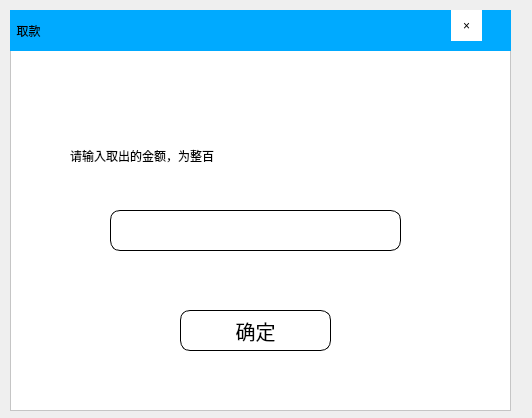
<?xml version="1.0" encoding="UTF-8"?>
<ui version="4.0">
 <class>Qukuan</class>
 <widget class="QDialog" name="Qukuan">
  <property name="geometry">
   <rect>
    <x>0</x>
    <y>0</y>
    <width>532</width>
    <height>418</height>
   </rect>
  </property>
  <property name="windowTitle">
   <string>Dialog</string>
  </property>
  <widget class="QFrame" name="frame">
   <property name="geometry">
    <rect>
     <x>10</x>
     <y>10</y>
     <width>501</width>
     <height>401</height>
    </rect>
   </property>
   <property name="styleSheet">
    <string notr="true">background-color: rgb(255, 255, 255);
</string>
   </property>
   <property name="frameShape">
    <enum>QFrame::StyledPanel</enum>
   </property>
   <property name="frameShadow">
    <enum>QFrame::Raised</enum>
   </property>
   <widget class="QLabel" name="label">
    <property name="geometry">
     <rect>
      <x>0</x>
      <y>0</y>
      <width>501</width>
      <height>41</height>
     </rect>
    </property>
    <property name="styleSheet">
     <string notr="true">background-color: rgb(0, 170, 255);
font: 14pt &quot;黑体&quot;;</string>
    </property>
    <property name="text">
     <string>  取款</string>
    </property>
   </widget>
   <widget class="QToolButton" name="close">
    <property name="geometry">
     <rect>
      <x>441</x>
      <y>0</y>
      <width>31</width>
      <height>31</height>
     </rect>
    </property>
    <property name="styleSheet">
     <string notr="true">border:none</string>
    </property>
    <property name="text">
     <string>×</string>
    </property>
   </widget>
   <widget class="QLineEdit" name="rmb">
    <property name="geometry">
     <rect>
      <x>100</x>
      <y>200</y>
      <width>291</width>
      <height>41</height>
     </rect>
    </property>
    <property name="styleSheet">
     <string notr="true">border-radius:10px;
border:1px solid black;</string>
    </property>
   </widget>
   <widget class="QLabel" name="label_2">
    <property name="geometry">
     <rect>
      <x>60</x>
      <y>120</y>
      <width>381</width>
      <height>51</height>
     </rect>
    </property>
    <property name="styleSheet">
     <string notr="true">font: 16pt &quot;黑体&quot;;</string>
    </property>
    <property name="text">
     <string>请输入取出的金额，为整百</string>
    </property>
   </widget>
   <widget class="QPushButton" name="signin">
    <property name="geometry">
     <rect>
      <x>170</x>
      <y>300</y>
      <width>151</width>
      <height>41</height>
     </rect>
    </property>
    <property name="styleSheet">
     <string notr="true">border-radius:10px;
border:1px solid black;
font:20px;</string>
    </property>
    <property name="text">
     <string>确定</string>
    </property>
   </widget>
  </widget>
 </widget>
 <resources/>
 <connections/>
</ui>
